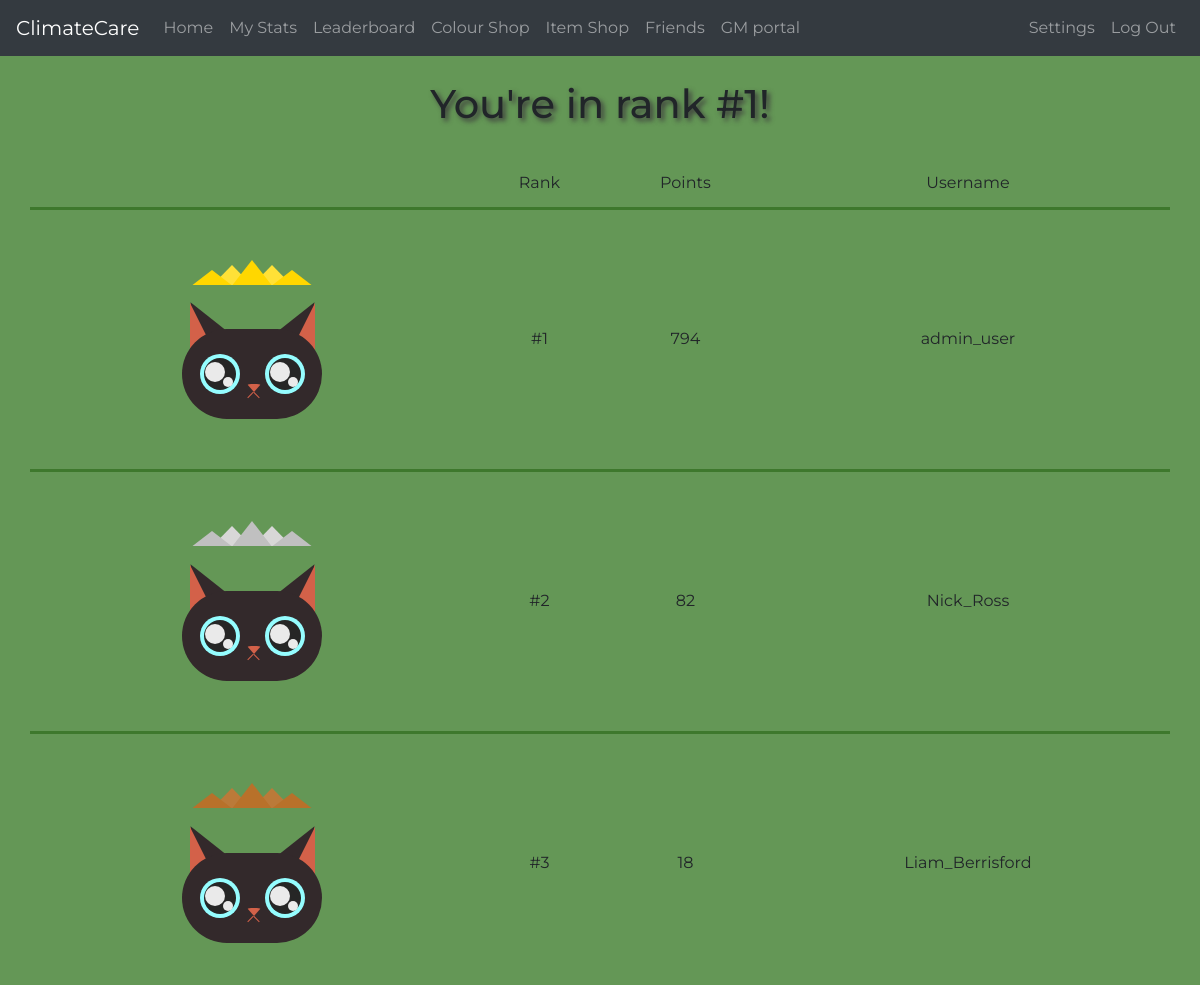
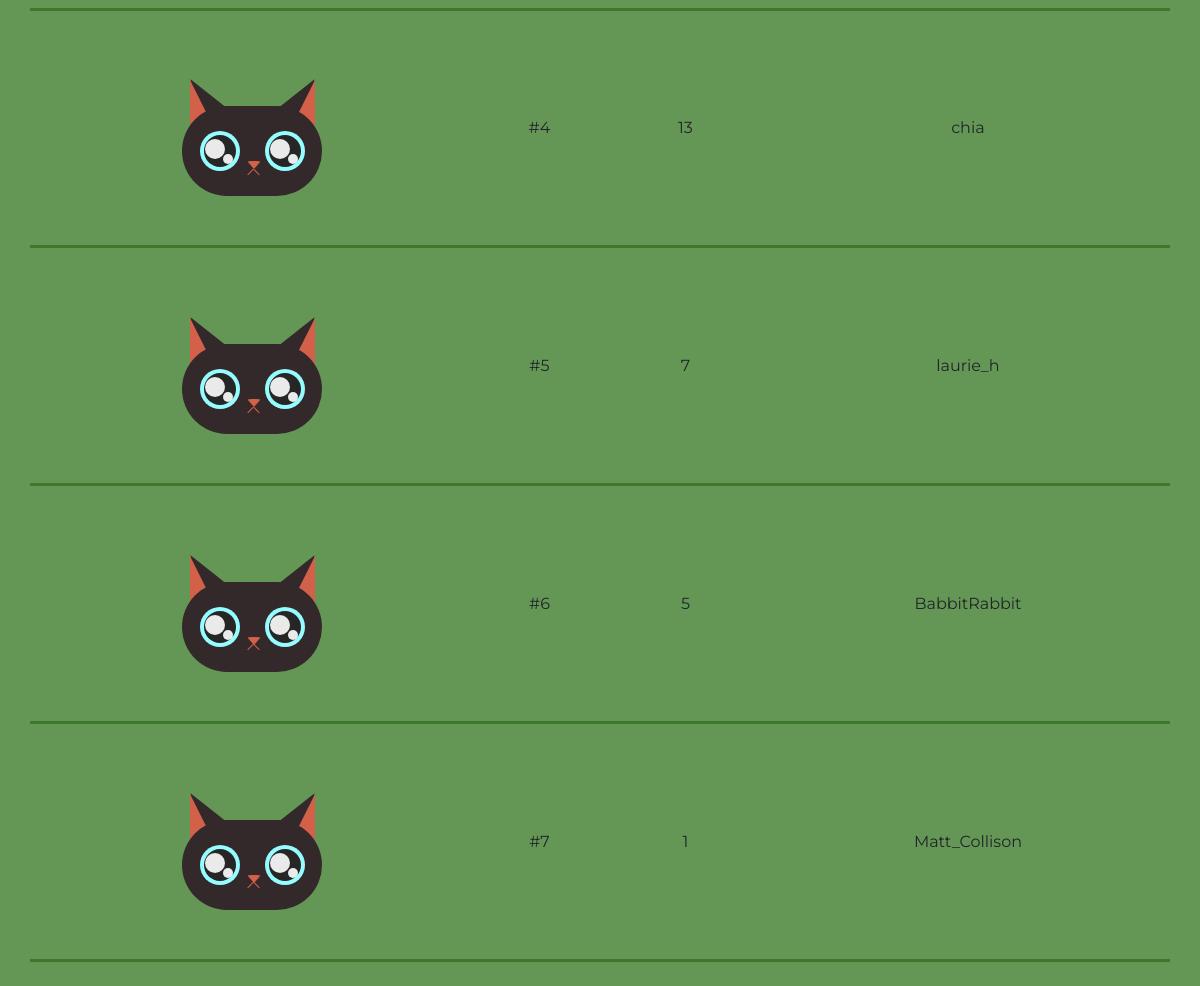
/climate/leaderboard (signed in), run on the app's committed database (2 pictures, top to bottom).
### climate/models.py (models this page shows)
class Colour(models.Model):
    colour_id = models.CharField(primary_key=True, max_length=16)
    colour_hex_val = models.CharField(max_length=10)
    colour_hex_val_patch = models.CharField(max_length=10, default="", null=True)
    colour_cost = models.IntegerField(null=False, default=0)

### climate/views.py (the view)
# urls.py: path('leaderboard', views.leaderboard_page, name='leaderboard'),
@login_required(login_url='loginPage')
def leaderboard_page(request):
    leaderboard_data = return_leaderboard() #returns a list of dictionaries for
    user_rank = return_ranking(request.user.username)
    return render(request, 'leaderboard.html', {'data':leaderboard_data, 'rank':user_rank})

### climate/views.py (called while the page is built)
def return_leaderboard():
    leaderboard_output = [] #this is the ouput data, a list of dictionaries
    max_items = len(list(Profile.objects.all()))
    if max_items > 20: #ensures no more than 20 items are retrieved
        max_items = 20
    top_profiles = list(Profile.objects.all())[0:max_items] #retrieves the
    for i in top_profiles:
        username = (i.user).username
        points = i.points
        creature_eye_colour = i.creature.eye_colour
        creature_fur_colour = i.creature.fur_colour
        temp_dictionary = {
            "username": username,
            "points": points,
            "creature_eye_colour": creature_eye_colour,
            "creature_fur_colour": creature_fur_colour
        }
        leaderboard_output.append(temp_dictionary)
    return leaderboard_output

def return_ranking(username_required):
    all_profiles = list(Profile.objects.all())
    user_found = False
    search_count = 0
    while (user_found == False) and (search_count < len(all_profiles)):
        if all_profiles[search_count].user.username == username_required:
            user_found = True
        search_count = search_count + 1
    return search_count

### users/context_processors.py (called while the page is built)
def dev_or_gm_context(request):
    dev_or_gm_bool = is_dev_or_gm(request)
    return {
        'dev_or_gm_bool': dev_or_gm_bool
    }

### climate/templates/leaderboard.html (shortened to what this page needs)
{% extends "base.html" %}
{% load static %}
{% block head %}
    <link rel="stylesheet" type="text/css" href="{% static 'leaderboard.css' %}">
{% endblock %}
{% block content %}
    <br>
    <h1 id="own-rank">You're in rank #{{ rank }}!</h1>
    <br>
    <table class="container" id="leaderboard">
        <tr>
            <th></th>
            <th>Rank</th>
            <th>Points</th>
            <th>Username</th>
        </tr>
        {% for row in data %}
            <tr>
                <th>
                    <div class="first">
                        {% if forloop.counter == 1 %}
                            <div class="crown">
                                <div class="gold crown-point _1"></div>
                                <div class="gold2 crown-point _2"></div>
                                <div class="gold crown-point _3"></div>
                                <div class="gold2 crown-point _4"></div>
                                <div class="gold crown-point _5"></div>
                            </div>
                        {% endif %}
                        {% if forloop.counter == 2 %}
                            <div class="crown">
                                <div class="silver crown-point _1"></div>
                                <div class="silver2 crown-point _2"></div>
                                <div class="silver crown-point _3"></div>
                                <div class="silver2 crown-point _4"></div>
                                <div class="silver crown-point _5"></div>
                            </div>
                        {% endif %}
                        {% if forloop.counter == 3 %}
                            <div class="crown">
                                <div class="bronze crown-point _1"></div>
                                <div class="bronze2 crown-point _2"></div>
                                <div class="bronze crown-point _3"></div>
                                <div class="bronze2 crown-point _4"></div>
                                <div class="bronze crown-point _5"></div>
                            </div>
                        {% endif %}
                        <div class="cat-icon" id="cat{{ forloop.counter }}">
                            <div class="face" id="face{{ forloop.counter }}" data-colour="{{ row.creature }}">
                                <div class="inner-l"></div>
                                <div class="inner-r"></div>
                                <div class="eye-l">
                                    <div class="eyeball"><div class="eyeshine"><div class="eyeshine2"></div></div></div>
                                </div>
                                <div class="eye-r">
                                    <div class="eyeball"><div class="eyeshine"><div class="eyeshine2"></div></div></div>
                                </div>
                                <div class="nose">
                                    <div class="l1"></div>
                                    <div class="l2"></div>
                                </div>
                            </div>
                        </div>
                    </div>
                </th>
                <th>
                    #{{ forloop.counter }}
                </th>
                <th>{{ row.points }}</th>
                <th>{{ row.username }}</th>
            </tr>
        {% endfor %}
    </table>
    <br>
{% endblock %}

### climate/static/leaderboard.css (style rules this page uses)
:root { --c: #33292b; }
* { font-family: "Montserrat", sans-serif; }
body { background-color: #649756; }
h1 { font-family: "Montserrat", sans-serif; text-shadow: 3px 3px 5px #3e3d3d; }
#own-rank { text-align: center; }
table { border-collapse: collapse; }
td, th, tr { padding: 1%; text-align: center; font-family: "Montserrat", sans-serif; font-weight: normal; }
tr:nth-child(n+1) { border-bottom: 3px solid rgba(25, 90, 5, 0.5); }
.first { margin-top: 11%; margin-bottom: 5%; }
.crown { padding: 0%; width: max-content; height: fit-content; display: inline-flex; flex-wrap: nowrap; animation: pulse 4s ease infinite; }
.crown-point { margin: auto; width: 0; height: 0; border-left: 10px solid transparent; border-right: 10px solid transparent; border-bottom: 15px solid; }
.gold { border-bottom: 10px solid #FFD700; z-index: 1; }
.silver { border-bottom: 10px solid #C0C0C0; z-index: 1; }
.bronze { border-bottom: 10px solid #b8712a; z-index: 1; }
.gold2 { border-bottom: 10px solid #ffe137; z-index: 0; }
.silver2 { border-bottom: 10px solid #d8d7d7; z-index: 0; }
.bronze2 { border-bottom: 10px solid #bb7a39; z-index: 0; }
._1 { transform: scale(1.95, 1.5); transform-origin: bottom; }
._2 { transform: scale(1.95, 2); transform-origin: bottom; }
._3 { transform: scale(1.95, 2.5); transform-origin: bottom; }
._4 { transform: scale(1.95, 2); transform-origin: bottom; }
._5 { transform: scale(1.95, 1.5); transform-origin: bottom; }
.cat-icon { margin: auto; width: fit-content; height: fit-content; padding-top: 9%; padding-bottom: 4%; }
.face { background-color: #33292b; height: 90px; width: 140px; border-radius: 50px; position: relative; }
.face:before, .face:after { position: absolute; content: ""; width: 0; height: 0; border-bottom: 50px solid #33292b; border-color: var(--c); border-left: 20px solid transparent; border-right: 20px solid transparent; z-index: -2; }
.face:before { bottom: 70px; left: 1px; transform: rotate(-30deg); animation: ear-l 10s infinite; }
.face:after { bottom: 70px; left: 100px; transform: rotate(30deg); }
.inner-l { width: 0; height: 0; border-bottom: 50px solid #d36149; border-right: 25px solid transparent; position:relative; z-index: -1; bottom: 26px; left: 8px; animation: inner-ear-l 10s infinite; }
.inner-r { bottom: 76px; left: 108px; width: 0; height: 0; border-bottom: 50px solid #d36149; border-left: 25px solid transparent; position:relative; z-index: -1; }
.eye-l,.eye-r { background-color: #95fdff; height: 40px; width: 40px; border-radius: 50%; position: relative; z-index: 2; }
.eye-l { bottom: 75px; left: 18px; animation: blink-outer 5s infinite; }
.eye-r { bottom: 115px; left: 83px; animation: blink-outer 5s infinite; }
.eyeball { background-color: #262626; height: 32px; width: 32px; border-radius: 50%; position: relative; top: 4px; left: 4px; animation: blink 5s infinite; }
.eyeshine { background-color: #eaeaea; height: 20px; width: 20px; border-radius: 50%; position: absolute; top: 4px; left: 1px; animation: eyeshine-rotate 1s infinite; }
.eyeshine2 { background-color: #eaeaea; height: 10px; width: 10px; border-radius: 50%; position: absolute; top: 15px; left: 18px; animation: eyeshine-rotate 1s infinite; }
.nose { height: 0px; width: 0px; border-top: 8px solid #d36149; border-left: 7px solid transparent; border-right: 7px solid transparent; border-radius: 30%; position: relative; bottom: 125px; left: 65px; }
.l1,.l2 { background-color: #d36149; height: 8px; width: 1px; position: relative; }
.l1 { transform: rotate(45deg); right: 3.5px; bottom: 1.5px; }
.l2 { transform: rotate(-45deg); bottom: 9.5px; left: 2px; }

### climate/templates/base.html (style rules this page uses)
* { font-family: "Montserrat", sans-serif; }

### data on the page
Colour: points "794", username "admin_user", points "82", username "Nick_Ross", points "18", username "Liam_Berrisford", points "13", username "chia", points "7", username "laurie_h", points "5", username "BabbitRabbit", points "1", username "Matt_Collison"

### other printed values
{{ rank }} "1"
